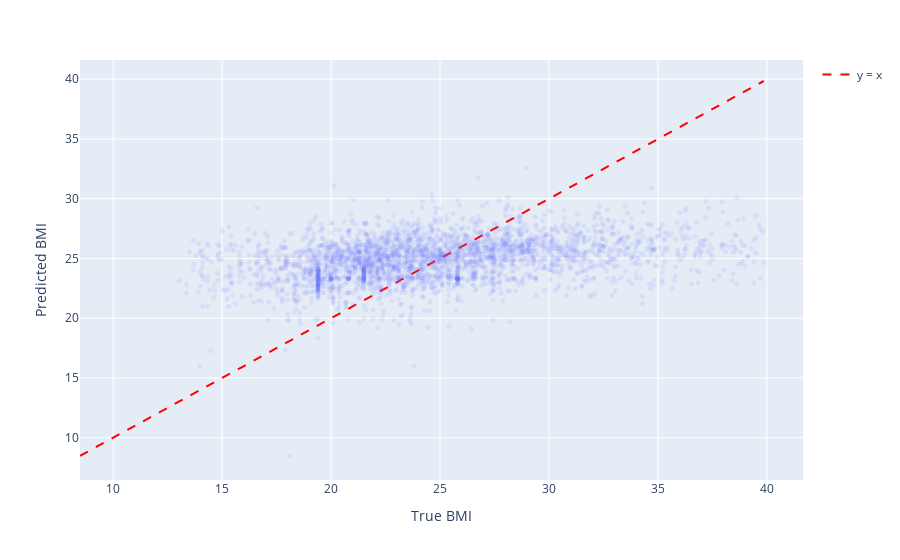

Notebook source saved alongside this figure:
### Code cell
pred_scatter = px.scatter(
    x=y_test,
    y=nn_preds[:,0],
    labels={'x': 'True BMI', 'y': 'Predicted BMI'},
)

identity = go.Scatter(
    x=np.linspace(min(y_test.min(), nn_preds.min()), max(y_test.max(), nn_preds.max()), 100),
    y=np.linspace(min(y_test.min(), nn_preds.min()), max(y_test.max(), nn_preds.max()), 100),
    mode="lines",
    line=dict(color="red", dash="dash"),
    name="y = x",
)

pred_scatter.add_trace(identity)
pred_scatter.update_traces(marker=dict(size=5, opacity=0.1))
pred_scatter.show()

### Figure 1 — Plotly figure (JSON) as saved in the notebook; plotly's stock layout.template omitted (floating-point values rounded to 4 significant figures; data arrays with more than 128 entries replaced by an {"elided": "..."} marker saying what was removed)
{"data": [{"hovertemplate": "True BMI=%{x}<br>Predicted BMI=%{y}<extra></extra>", "legendgroup": "", "marker": {"color": "#636efa", "opacity": 0.1, "size": 5, "symbol": "circle"}, "mode": "markers", "name": "", "showlegend": false, "type": "scattergl", "x": {"elided": "3253 float values"}, "xaxis": "x", "y": {"elided": "3253 float values"}, "yaxis": "y"}, {"line": {"color": "red", "dash": "dash"}, "marker": {"opacity": 0.1, "size": 5}, "mode": "lines", "name": "y = x", "type": "scatter", "x": [8.48, 8.797, 9.114, 9.431, 9.747, 10.06, 10.38, 10.7, 11.01, 11.33, 11.65, 11.97, 12.28, 12.6, 12.92, 13.23, 13.55, 13.87, 14.18, 14.5, 14.82, 15.13, 15.45, 15.77, 16.08, 16.4, 16.72, 17.04, 17.35, 17.67, 17.99, 18.3, 18.62, 18.94, 19.25, 19.57, 19.89, 20.2, 20.52, 20.84, 21.16, 21.47, 21.79, 22.11, 22.42, 22.74, 23.06, 23.37, 23.69, 24.01, 24.32, 24.64, 24.96, 25.27, 25.59, 25.91, 26.23, 26.54, 26.86, 27.18, 27.49, 27.81, 28.13, 28.44, 28.76, 29.08, 29.39, 29.71, 30.03, 30.34, 30.66, 30.98, 31.3, 31.61, 31.93, 32.25, 32.56, 32.88, 33.2, 33.51, 33.83, 34.15, 34.46, 34.78, 35.1, 35.41, 35.73, 36.05, 36.37, 36.68, 37.0, 37.32, 37.63, 37.95, 38.27, 38.58, 38.9, 39.22, 39.53, 39.85], "y": [8.48, 8.797, 9.114, 9.431, 9.747, 10.06, 10.38, 10.7, 11.01, 11.33, 11.65, 11.97, 12.28, 12.6, 12.92, 13.23, 13.55, 13.87, 14.18, 14.5, 14.82, 15.13, 15.45, 15.77, 16.08, 16.4, 16.72, 17.04, 17.35, 17.67, 17.99, 18.3, 18.62, 18.94, 19.25, 19.57, 19.89, 20.2, 20.52, 20.84, 21.16, 21.47, 21.79, 22.11, 22.42, 22.74, 23.06, 23.37, 23.69, 24.01, 24.32, 24.64, 24.96, 25.27, 25.59, 25.91, 26.23, 26.54, 26.86, 27.18, 27.49, 27.81, 28.13, 28.44, 28.76, 29.08, 29.39, 29.71, 30.03, 30.34, 30.66, 30.98, 31.3, 31.61, 31.93, 32.25, 32.56, 32.88, 33.2, 33.51, 33.83, 34.15, 34.46, 34.78, 35.1, 35.41, 35.73, 36.05, 36.37, 36.68, 37.0, 37.32, 37.63, 37.95, 38.27, 38.58, 38.9, 39.22, 39.53, 39.85]}], "layout": {"legend": {"tracegroupgap": 0}, "margin": {"t": 60}, "xaxis": {"anchor": "y", "domain": [0, 1], "title": {"text": "True BMI"}}, "yaxis": {"anchor": "x", "domain": [0, 1], "title": {"text": "Predicted BMI"}}}}
